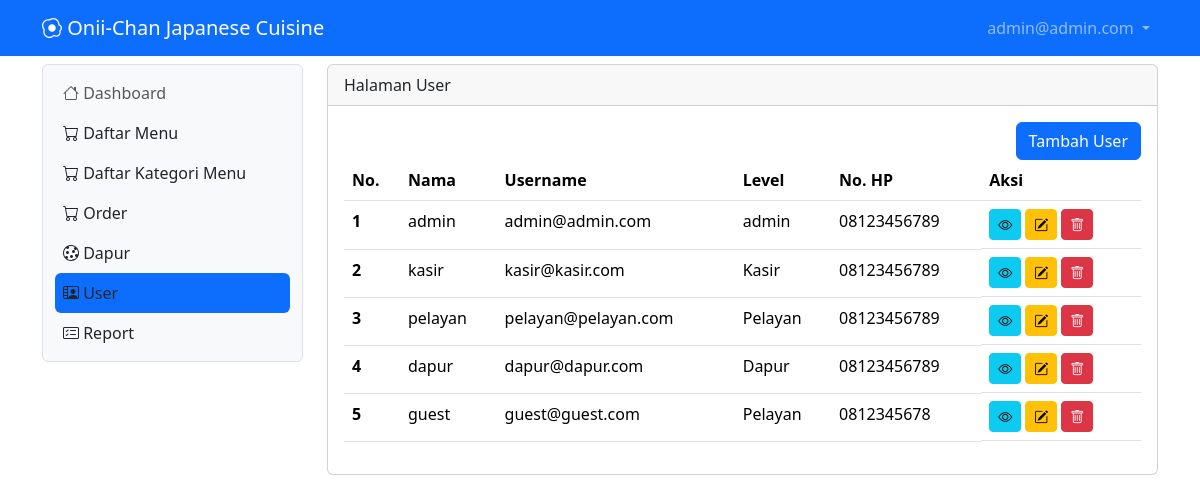
Page /user (signed in) on the committed database.
### tables this page shows
CREATE TABLE `tb_user` (
  `id` int(11) NOT NULL,
  `nama` varchar(100) NOT NULL,
  `username` varchar(50) NOT NULL,
  `password` varchar(50) NOT NULL,
  `level` int(11) NOT NULL,
  `nohp` varchar(15) NOT NULL,
  `alamat` varchar(300) NOT NULL
);

### user.php (the view, shortened to what this page needs)
<?php
include "proses/connect.php";
$query = mysqli_query($conn, "SELECT * FROM tb_user");
while ($record = mysqli_fetch_array($query)) {
    $result[] = $record;
}
?>
<div class="col-lg-9 mt-2">
    <div class="card">
        <div class="card-header">
            Halaman User
        </div>
        <div class="card-body">
            <div class="row">
                <div class="col d-flex justify-content-end">
                    <button class="btn btn-primary" data-bs-toggle="modal" data-bs-target="#ModalTambahUser">Tambah User</button>
                </div>
            </div>
            <?php
            if (empty($result)) {
                echo "Data user tidak ada";
            } else {
            ?>
                <div class="table-responsive">
                    <table class="table table-hover">
                        <thead>
                            <tr>
                                <th scope="col">No.</th>
                                <th scope="col">Nama</th>
                                <th scope="col">Username</th>
                                <th scope="col">Level</th>
                                <th scope="col">No. HP</th>
                                <th scope="col">Aksi</th>
                            </tr>
                        </thead>
                        <tbody>
                            <?php
                            $no = 1;
                            foreach ($result as $row) {
                            ?>
                                <tr>
                                    <th scope="row"><?php echo $no++ ?></th>
                                    <td><?php echo $row['nama'] ?></td>
                                    <td><?php echo $row['username'] ?></td>
                                    <td><?php
                                        if ($row['level'] == 1) {
                                            echo 'admin';
                                        } else if ($row['level'] == 2) {
                                            echo "Kasir";
                                        } else if ($row['level'] == 3) {
                                            echo "Pelayan";
                                        } else if ($row['level'] == 4) {
                                            echo "Dapur";
                                        }
                                        ?></td>
                                    <td><?php echo $row['nohp'] ?></td>
                                    <td class="d-flex">
                                        <button class="btn btn-info btn-sm me-1" data-bs-toggle="modal" data-bs-target="#ModalView<?php echo $row['id'] ?>"><i class="bi bi-eye"></i></button>
                                        <button class="btn btn-warning btn-sm me-1" data-bs-toggle="modal" data-bs-target="#ModalEdit<?php echo $row['id'] ?>"><i class="bi bi-pencil-square"></i></button>
                                        <button class="btn btn-danger btn-sm me-1" data-bs-toggle="modal" data-bs-target="#ModalDelete<?php echo $row['id'] ?>"><i class="bi bi-trash"></i></button>
                                    </td>
                                </tr>
                            <?php } ?>
                        </tbody>
                    </table>
                </div>
            <?php } ?>
        </div>
    </div>
</div>

### header.php (shortened to what this page needs)
<nav class="navbar navbar-expand navbar-dark bg-primary sticky-top">
    <div class="container-lg">
        <a class="navbar-brand" href="."><i class="bi bi-egg-fried"></i> Onii-Chan Japanese Cuisine</a>
        <div class="collapse navbar-collapse justify-content-end" id="navbarNavDropdown">
            <ul class="navbar-nav">
                <li class="nav-item dropdown">
                    <a class="nav-link dropdown-toggle" href="#" role="button" data-bs-toggle="dropdown" aria-expanded="false">
                        <?php echo $hasil['username']; ?>
                    </a>
                </li>
            </ul>
        </div>
    </div>
</nav>

### rows in the picture
tb_user: username "admin@admin.com", nama "admin", level "admin", nohp "08123456789"
tb_user: nama "kasir", username "kasir@kasir.com", level "Kasir", nohp "08123456789"
tb_user: nama "pelayan", username "pelayan@pelayan.com", level "Pelayan", nohp "08123456789"
tb_user: nama "dapur", username "dapur@dapur.com", level "Dapur", nohp "08123456789"
tb_user: nama "guest", username "guest@guest.com", level "Pelayan", nohp "0812345678"
